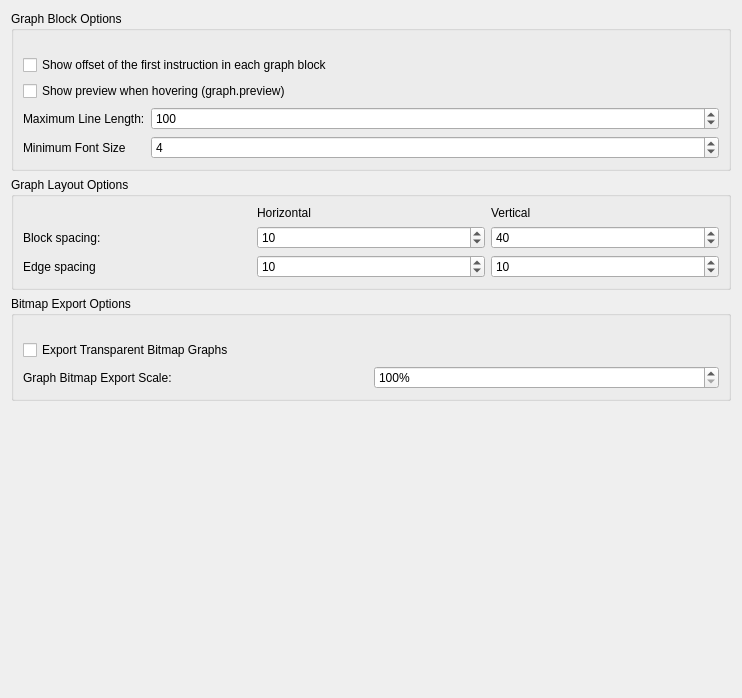
<?xml version="1.0" encoding="UTF-8"?>
<ui version="4.0">
 <class>GraphOptionsWidget</class>
 <widget class="QWidget" name="GraphOptionsWidget">
  <property name="geometry">
   <rect>
    <x>0</x>
    <y>0</y>
    <width>742</width>
    <height>698</height>
   </rect>
  </property>
  <property name="windowTitle">
   <string>Graph</string>
  </property>
  <layout class="QVBoxLayout" name="verticalLayout_3">
   <item>
    <layout class="QVBoxLayout" name="verticalLayout_8">
     <item>
      <widget class="QGroupBox" name="GraphBlockOptions">
       <property name="title">
        <string>Graph Block Options </string>
       </property>
       <layout class="QVBoxLayout" name="verticalLayout_9">
        <property name="topMargin">
         <number>24</number>
        </property>
        <item>
         <widget class="QCheckBox" name="blockEntryCheckBox">
          <property name="toolTip">
           <string>The offset of the first instruction of a graph block is shown in the header of the respective graph block</string>
          </property>
          <property name="text">
           <string>Show offset of the first instruction in each graph block</string>
          </property>
         </widget>
        </item>
        <item>
         <widget class="QCheckBox" name="graphPreviewCheckBox">
          <property name="text">
           <string>Show preview when hovering (graph.preview)</string>
          </property>
         </widget>
        </item>
        <item>
         <layout class="QFormLayout" name="formLayout">
          <item row="0" column="0">
           <widget class="QLabel" name="maxColsLabel">
            <property name="text">
             <string>Maximum Line Length:</string>
            </property>
           </widget>
          </item>
          <item row="0" column="1">
           <widget class="QSpinBox" name="maxColsSpinBox">
            <property name="minimum">
             <number>25</number>
            </property>
            <property name="maximum">
             <number>256</number>
            </property>
            <property name="value">
             <number>100</number>
            </property>
           </widget>
          </item>
          <item row="1" column="0">
           <widget class="QLabel" name="minFontSizeLabel">
            <property name="toolTip">
             <string>Hide text when zooming out and it is smaller than the given value. Higher values can increase Performance.</string>
            </property>
            <property name="text">
             <string>Minimum Font Size</string>
            </property>
           </widget>
          </item>
          <item row="1" column="1">
           <widget class="QSpinBox" name="minFontSizeSpinBox">
            <property name="toolTip">
             <string>Hide text when zooming out and it is smaller than the given value. Higher values can increase Performance.</string>
            </property>
            <property name="maximum">
             <number>8</number>
            </property>
            <property name="value">
             <number>4</number>
            </property>
           </widget>
          </item>
         </layout>
        </item>
       </layout>
      </widget>
     </item>
     <item>
      <widget class="QGroupBox" name="LayoutBlock">
       <property name="title">
        <string>Graph Layout Options</string>
       </property>
       <layout class="QGridLayout" name="gridLayout_2">
        <item row="1" column="1">
         <widget class="QSpinBox" name="horizontalBlockSpacing">
          <property name="maximum">
           <number>400</number>
          </property>
          <property name="singleStep">
           <number>10</number>
          </property>
          <property name="value">
           <number>10</number>
          </property>
         </widget>
        </item>
        <item row="0" column="2">
         <widget class="QLabel" name="label_4">
          <property name="text">
           <string>Vertical</string>
          </property>
         </widget>
        </item>
        <item row="2" column="1">
         <widget class="QSpinBox" name="horizontalEdgeSpacing">
          <property name="minimum">
           <number>1</number>
          </property>
          <property name="maximum">
           <number>400</number>
          </property>
          <property name="singleStep">
           <number>5</number>
          </property>
          <property name="value">
           <number>10</number>
          </property>
         </widget>
        </item>
        <item row="0" column="1">
         <widget class="QLabel" name="label_3">
          <property name="text">
           <string>Horizontal</string>
          </property>
         </widget>
        </item>
        <item row="2" column="2">
         <widget class="QSpinBox" name="verticalEdgeSpacing">
          <property name="minimum">
           <number>1</number>
          </property>
          <property name="maximum">
           <number>400</number>
          </property>
          <property name="singleStep">
           <number>5</number>
          </property>
          <property name="value">
           <number>10</number>
          </property>
         </widget>
        </item>
        <item row="1" column="2">
         <widget class="QSpinBox" name="verticalBlockSpacing">
          <property name="maximum">
           <number>400</number>
          </property>
          <property name="singleStep">
           <number>10</number>
          </property>
          <property name="value">
           <number>40</number>
          </property>
         </widget>
        </item>
        <item row="1" column="0">
         <widget class="QLabel" name="label">
          <property name="text">
           <string>Block spacing:</string>
          </property>
         </widget>
        </item>
        <item row="2" column="0">
         <widget class="QLabel" name="label_2">
          <property name="text">
           <string>Edge spacing</string>
          </property>
         </widget>
        </item>
       </layout>
      </widget>
     </item>
     <item>
      <widget class="QGroupBox" name="BitmapExportBlock">
       <property name="title">
        <string>Bitmap Export Options</string>
       </property>
       <layout class="QVBoxLayout" name="verticalLayout_10">
        <property name="topMargin">
         <number>24</number>
        </property>
        <item>
         <widget class="QCheckBox" name="checkTransparent">
          <property name="text">
           <string>Export Transparent Bitmap Graphs</string>
          </property>
         </widget>
        </item>
        <item>
         <layout class="QHBoxLayout" name="horizontalLayout_2">
          <item>
           <widget class="QLabel" name="bitmapGraphScaleLabel">
            <property name="text">
             <string>Graph Bitmap Export Scale: </string>
            </property>
           </widget>
          </item>
          <item>
           <widget class="QDoubleSpinBox" name="bitmapGraphScale">
            <property name="suffix">
             <string>%</string>
            </property>
            <property name="decimals">
             <number>0</number>
            </property>
            <property name="minimum">
             <double>100.000000000000000</double>
            </property>
            <property name="maximum">
             <double>30000.000000000000000</double>
            </property>
            <property name="singleStep">
             <double>50.000000000000000</double>
            </property>
           </widget>
          </item>
         </layout>
        </item>
       </layout>
      </widget>
     </item>
    </layout>
   </item>
   <item>
    <spacer name="verticalSpacer">
     <property name="orientation">
      <enum>Qt::Vertical</enum>
     </property>
     <property name="sizeHint" stdset="0">
      <size>
       <width>20</width>
       <height>40</height>
      </size>
     </property>
    </spacer>
   </item>
  </layout>
 </widget>
 <tabstops>
  <tabstop>blockEntryCheckBox</tabstop>
  <tabstop>maxColsSpinBox</tabstop>
  <tabstop>horizontalBlockSpacing</tabstop>
  <tabstop>verticalBlockSpacing</tabstop>
  <tabstop>horizontalEdgeSpacing</tabstop>
  <tabstop>verticalEdgeSpacing</tabstop>
  <tabstop>checkTransparent</tabstop>
  <tabstop>bitmapGraphScale</tabstop>
 </tabstops>
 <resources/>
 <connections/>
</ui>
